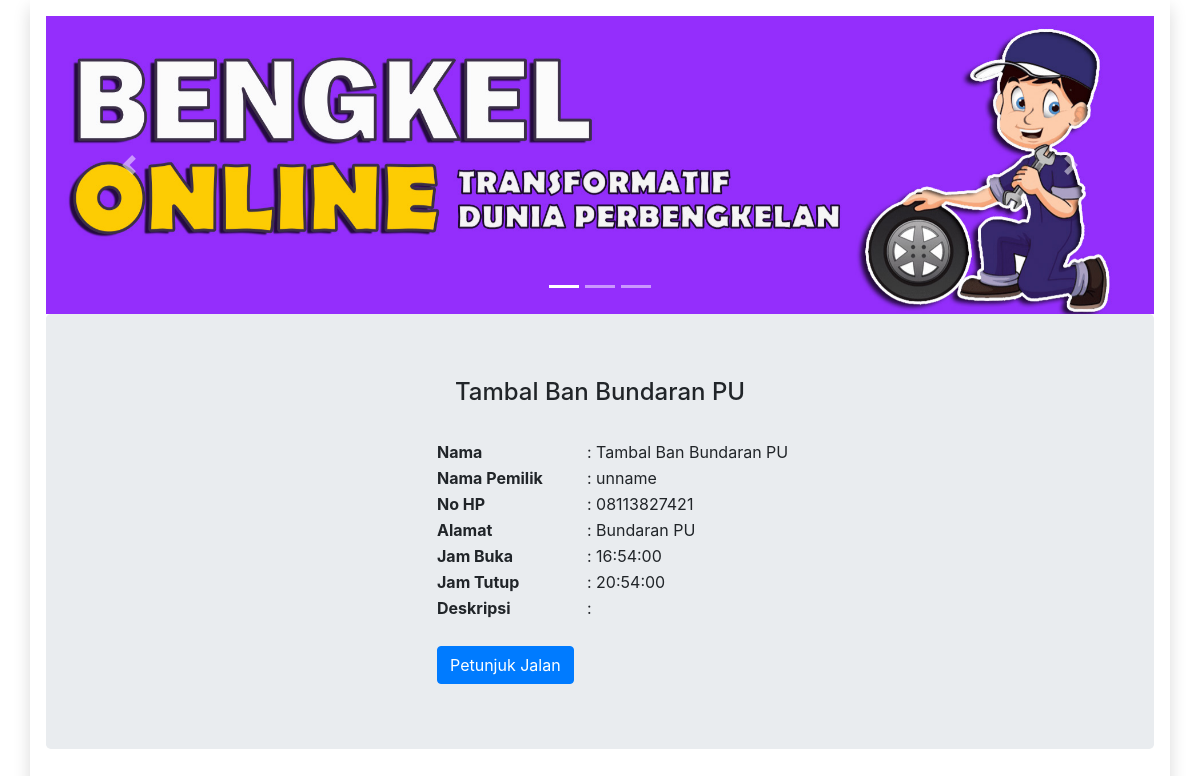
Screenshot of /detail_bengkel.php?id=4 with the database file from the repository.
### tables this page shows
CREATE TABLE `bengkel` (
  `id_bengkel` int(6) NOT NULL,
  `image` varchar(100) NOT NULL,
  `nama_bengkel` text NOT NULL,
  `nama_pemilik` text NOT NULL,
  `no_hp` varchar(15) NOT NULL,
  `alamat` text NOT NULL,
  `jam_buka` time NOT NULL,
  `jam_tutup` time NOT NULL
);

### detail_bengkel.php (the view, shortened to what this page needs)
<!DOCTYPE html>
<html lang="en">
<head>
   <link rel="stylesheet" href="https://maxcdn.bootstrapcdn.com/bootstrap/4.5.2/css/bootstrap.min.css">
</head>
<body class="color-change-3x">
   <div class="container  shadow p-3 mb-3 bg-white">
      <div id="demo" class="carousel slide" data-ride="carousel">
         <ul class="carousel-indicators">
            <li data-target="#demo" data-slide-to="0" class="active"></li>
            <li data-target="#demo" data-slide-to="1"></li>
            <li data-target="#demo" data-slide-to="2"></li>
         </ul>
         <div class="carousel-inner">
            <div class="carousel-item active">
               <img src="image/01.jpg" width="100%" height="100%" alt="Bengkel">
            </div>
         </div>
         <a class="carousel-control-prev" href="#demo" data-slide="prev">
            <span class="carousel-control-prev-icon"></span>
         </a>
         <a class="carousel-control-next" href="#demo" data-slide="next">
            <span class="carousel-control-next-icon"></span>
         </a>
      </div>
      <?php
      include "superadmin/konektor.php";
      $id_bengkel = $_GET['id'];
      $bengkel = mysqli_fetch_assoc(mysqli_query($konektor, "SELECT * FROM bengkel WHERE id_bengkel = '$id_bengkel'"));
      ?>
      <div class="jumbotron text-center">
         <h4><?= $bengkel['nama_bengkel'] ?></h4>
         <br>
         <div class="row">
            <div class="col-sm-4">
            </div>
            <div class="col-sm-8">
               <table>
                  <tr>
                     <th width="150px" style="text-align: left">Nama</th>
                     <td style="text-align: left">: <?= $bengkel['nama_bengkel'] ?></td>
                  </tr>
                  <tr>
                     <th width="150px" style="text-align: left">Nama Pemilik</th>
                     <td style="text-align: left">: <?= $bengkel['nama_pemilik'] ?></td>
                  </tr>
                  <tr>
                     <th width="150px" style="text-align: left">No HP</th>
                     <td style="text-align: left">: <?= $bengkel['no_hp'] ?></td>
                  </tr>
                  <tr>
                     <th width="150px" style="text-align: left">Alamat</th>
                     <td style="text-align: left">: <?= $bengkel['alamat'] ?></td>
                  </tr>
                  <tr>
                     <th width="150px" style="text-align: left">Jam Buka</th>
                     <td style="text-align: left">: <?= $bengkel['jam_buka'] ?></td>
                  </tr>
                  <tr>
                     <th width="150px" style="text-align: left">Jam Tutup</th>
                     <td style="text-align: left">: <?= $bengkel['jam_tutup'] ?></td>
                  </tr>
                  <tr>
                     <th width="150px" style="text-align: left">Deskripsi</th>
                     <td style="text-align: left">:
                     </td>
                  </tr>
                  <tr>
                     <?php
                     $lok = mysqli_fetch_assoc(mysqli_query($konektor, "SELECT * FROM lokasi_bengkel, bengkel WHERE bengkel.id_bengkel = lokasi_bengkel.id_bengkel AND lokasi_bengkel.id_bengkel = '" . $bengkel['id_bengkel'] . "'"))
                     ?>
                     <th colspan="2" width="150px" style="text-align: left"> <br> <a href="https://www.google.com/maps/place/<?= $lok['latitude'] ?>,<?= $lok['longitude'] ?>" class="btn btn-primary" style="float: left"> Petunjuk Jalan</a></th>
                  </tr>
               </table>
            </div>
         </div>
      </div>
</body>
</html>

### detail_bengkel.php (style rules this page uses)
.color-change-3x { -webkit-animation: color-change-3x 4s linear infinite alternate both; animation: color-change-3x 4s linear infinite alternate both; }

### rows the page displays
bengkel: nama_bengkel "Tambal Ban Bundaran PU", nama_pemilik "unname", no_hp "08113827421", alamat "Bundaran PU", jam_buka "16:54:00", jam_tutup "20:54:00"
